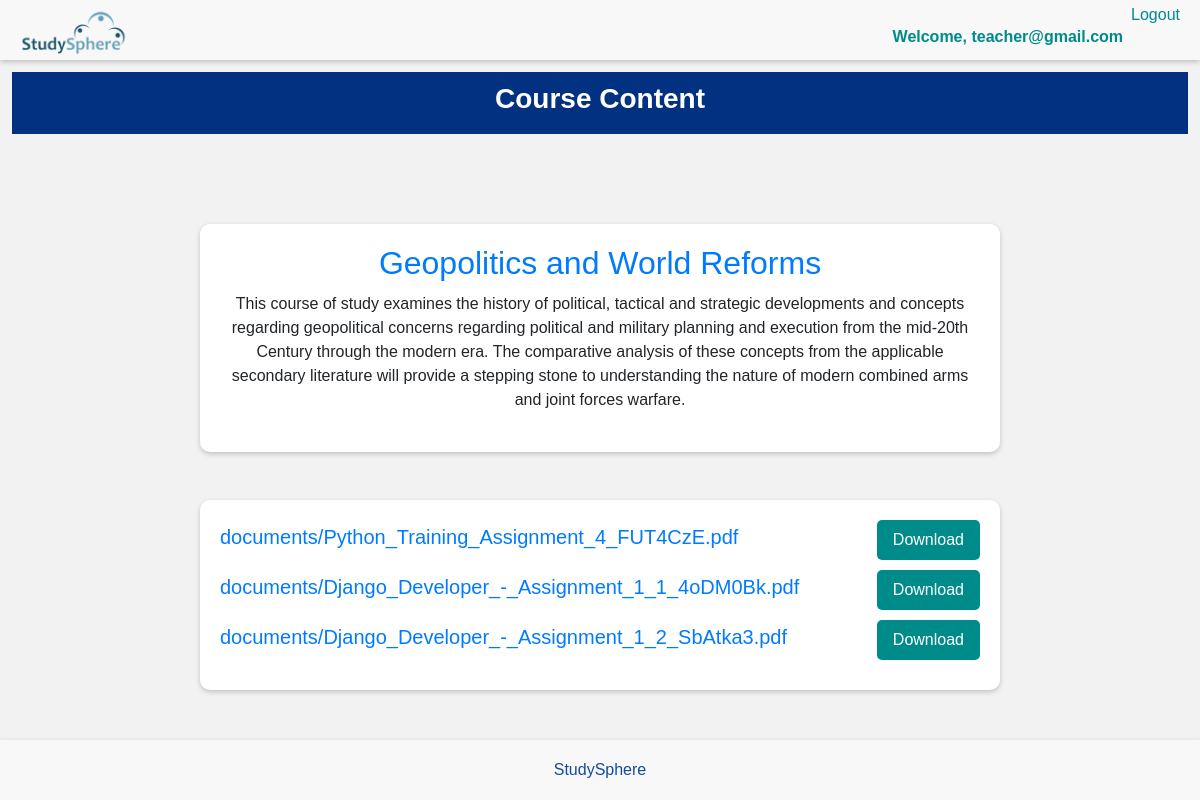
Screenshot of /view-course-contents/1/ (signed in) with the database file from the repository.
### course/models.py (models this page shows)
class Course(models.Model):
    user = models.ForeignKey(User, on_delete=models.CASCADE, related_name='course_instructor',
                             null=True, blank=True)
    title = models.CharField(max_length=80)
    total_hours = models.IntegerField(null=True, blank=True)
    description = models.CharField(max_length=500)
    course_type = models.CharField(choices=COURSE_TYPES, max_length=20)

class CourseFile(models.Model):
    course = models.ForeignKey(Course, related_name='course_file', on_delete=models.CASCADE)
    file = models.FileField(upload_to='documents/')

### course/views.py (the view)
# urls.py: path('view-course-contents/<int:course_id>/', views.view_course_contents, name='view_course_contents'),
@login_required
def view_course_contents(request, course_id):
    course = get_object_or_404(Course, id=course_id)
    return render(request, 'view_course_contents.html', {'course': course})

### course/templates/view_course_contents.html (shortened to what this page needs)
{% extends 'root.html' %}
{% block content %}
<div class="main">
  <h1> Course Content</h1>
</div>
<div class="course-content-container">
  <div class="course-details">
    <h2>{{ course.title }} </h2>
    <p>{{ course.description }}</p>
  </div>
<br>
    <br>
  <div class="course-files">
    {% for file in course.course_file.all %}
      <div class="file-item">
        <h4>{{ file.file }}</h4>
        <a href="{{ file.file.url }}" download>
          <button style="background-color: darkcyan;">Download</button>
        </a>
      </div>
    {% endfor %}
  </div>
</div>
{% endblock %}

### templates/snippets/header.html (shortened to what this page needs)
{% load static %}
<nav class="navbar navbar-expand-sm fixed-top border-bottom-shadow-sm">
  <div class="container-fluid d-flex">
    <ul class="navbar-nav">
      <li class="nav-item">
        <img src="/media/attachment_32550797-removebg-preview.png" alt="Welcome" class="nav-logo" style="width: 120px; top: 10px;">
      </li>
    </ul>
    <ul class="navbar-nav ml-auto">
      {% if request.user.is_authenticated %}
      <li class="nav-item">
        <p class="user-name">Welcome, {{ request.user.username }}</p>
      </li>
      <li class="nav-item">
        <a class="nav-link" href="{% url 'logout' %}">Logout</a>
      </li>
      {% endif %}
    </ul>
  </div>
</nav>

### templates/snippets/header.html (style rules this page uses)
.navbar { background-color: #f8f8f8; height: 80px; box-shadow: 0 2px 5px rgba(0, 0, 0, 0.2); }
.navbar-nav .nav-link { color: darkcyan; }
.navbar-nav .nav-logo { margin-top: 20px; }
.navbar-nav .user-name { margin-top: 30px; color: darkcyan; font-weight: bold; }

### course/templates/view_course_contents.html (style rules this page uses)
body { font-family: Arial, sans-serif; background-color: #f2f2f2; margin: 0; padding: 0; background-size: cover; background-position: center; background-repeat: no-repeat; background-image: url("/media/pencils-eraser-white-background.jpg"); }
.main { background-color: #023181; color: #fff; padding: 10px; text-align: center; }
.main h1 { font-size: 28px; font-weight: bold; text-align: center; }
.course-content-container { display: flex; flex-direction: column; align-items: center; margin-top: 50px; padding: 40px 40px; }
.course-details { max-width: 800px; width: 100%; background-color: #fff; border-radius: 10px; box-shadow: 0 2px 5px rgba(0, 0, 0, 0.2); padding: 20px; text-align: center; }
.course-details h2 { margin-top: 0; margin-bottom: 10px; color: #007BFF; }
.course-details p { margin-bottom: 20px; }
.course-files { max-width: 800px; width: 100%; background-color: #fff; border-radius: 10px; box-shadow: 0 2px 5px rgba(0, 0, 0, 0.2); padding: 20px; }
.file-item { margin-bottom: 10px; display: flex; justify-content: space-between; align-items: center; }
.file-item h4 { margin-top: 0; margin-bottom: 5px; color: #007BFF; font-size: 20px; }
.file-item button { background-color: #007BFF; color: #fff; padding: 8px 16px; border: none; border-radius: 5px; cursor: pointer; }

### templates/snippets/footer.html (style rules this page uses)
.navbar { background-color: #f8f8f8; height: 60px; }

### rows the page displays
Course: title "Geopolitics and World Reforms", description "This course of study examines the history of political, tactical and strategic developments and concepts regarding geopolitical concerns regarding political and military planning and execution from the mid-20th Century through the modern era. The comparative analysis of these concepts from the applicable secondary literature will provide a stepping stone to understanding the nature of modern combined arms and joint forces warfare."
CourseFile: file "documents/Python_Training_Assignment_4_FUT4CzE.pdf"
CourseFile: file "documents/Django_Developer_-_Assignment_1_1_4oDM0Bk.pdf"
CourseFile: file "documents/Django_Developer_-_Assignment_1_2_SbAtka3.pdf"

### other values shown
{{ request.user.username }} "teacher@gmail.com"
